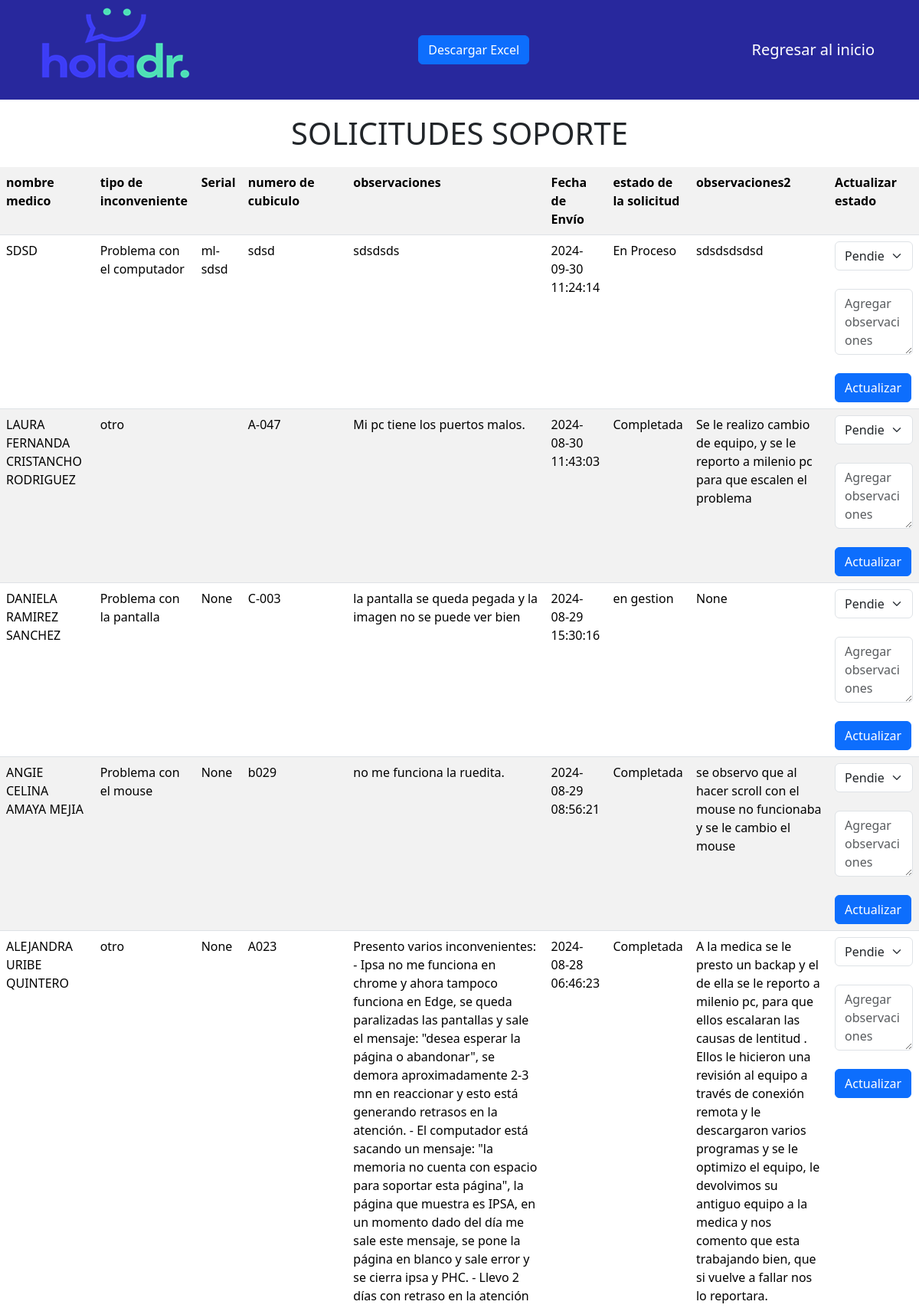
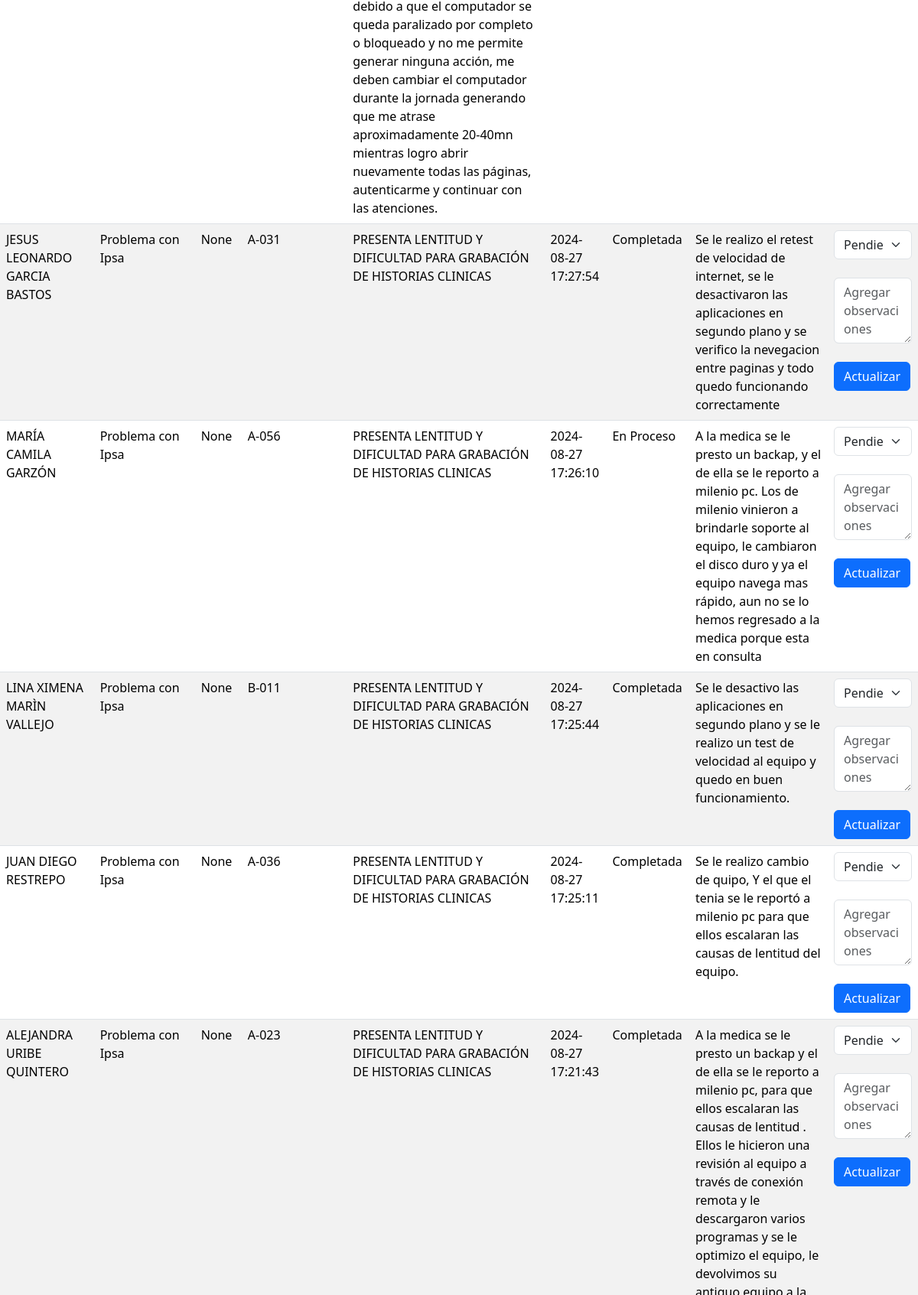
The app's page /estado_solicitud (upper part) with its own data (2 pictures, top to bottom).
### tables this page shows
CREATE TABLE "solicitar_soporte" (
	"nombres_completos"	TEXT,
	"tipo_de_inconveniente"	TEXT,
	"numero_cubiculo"	TEXT,
	"observaciones"	TEXT,
	"fecha_envio"	TEXT,
	"estado_de_solicitud"	TEXT,
	"observaciones2"	TEXT
, "serial"	TEXT);

### app.py (the view)
@app.route('/estado_solicitud')
def estado_solicitud1():
    conn = sqlite3.connect('registro.db')
    c = conn.cursor()
    c.execute("SELECT * FROM solicitar_soporte ORDER BY fecha_envio DESC")
    rows = c.fetchall()
    conn.close()
    return render_template('estado_solicitud.html', rows=rows)

### templates/estado_solicitud.html (shortened to what this page needs)
<!DOCTYPE html>
<html lang="es">
<head>
    <link href="https://cdn.jsdelivr.net/npm/bootstrap@5.3.3/dist/css/bootstrap.min.css" rel="stylesheet">
</head>
<body>
        <nav class="navbar navbar-expand-lg navbar-dark">
            <div class="container">
                <img src="/static/imagenes/logo2.png" alt="">
                <button class="btn btn-primary" onclick="window.location.href='/exportar_a_excel3'">Descargar Excel</button>
                <a class="navbar-brand" href="/admin" >Regresar al inicio</a>
            </div>
        </nav>
    <main>
        <h1>SOLICITUDES SOPORTE</h1>
        <table class="table table-striped">
            <tr>
                <th>nombre medico</th>
                <th>tipo de inconveniente</th>
                <th>Serial</th>
                <th>numero de cubiculo</th>
                <th>observaciones</th>
                <th>Fecha de Envío</th>
                <th>estado de la solicitud</th>
                <th>observaciones2</th>
                <th>Actualizar estado</th>
            </tr>
            {% for row in rows %}
            <tr>
                <td>{{ row[0] }}</td>
                <td>{{ row[1] }}</td>
                <td>{{ row[7] }}</td>
                <td>{{ row[2] }}</td>
                <td>{{ row[3] }}</td>
                <td>{{ row[4] }}</td>
                <td>{{ row[5] }}</td>
                <td>{{ row[6] }}</td>
                <td>
                    <form action="/actualizar_estado2/{{ row[4] }}" method="post">
                        <select name="estado_de_solicitud" class="form-select">
                            <option value="Pendiente">Pendiente</option>
                        </select>
                        <br>
                        <textarea name="observaciones2" class="form-control" rows="3" placeholder="Agregar observaciones"></textarea>
                        <br>
                        <button type="submit" class="btn btn-primary">Actualizar</button>
                    </form>
                </td>
            </tr>
            {% endfor %}
        </table><br><hr>
    </main>
</body>
</html>

### templates/estado_solicitud.html (style rules this page uses)
.navbar { background-color: #28289D !important; }
h1 { text-align: center; margin-top: 20px; margin-bottom: 20px; }
table { width: 100%; border-collapse: collapse; }
th, td { padding: 10px; text-align: left; }
th { background-color: #28289D; color: #FFFFFF; }
tbody tr:nth-child(even) { background-color: #f2f2f2; }

### records on screen
solicitar_soporte: nombres_completos "SDSD", tipo_de_inconveniente "Problema con el computador", serial "ml-sdsd", numero_cubiculo "sdsd", observaciones "sdsdsds", fecha_envio "2024-09-30 11:24:14", estado_de_solicitud "En Proceso", observaciones2 "sdsdsdsdsd"
solicitar_soporte: nombres_completos "LAURA FERNANDA CRISTANCHO RODRIGUEZ", tipo_de_inconveniente "otro", numero_cubiculo "A-047", observaciones "Mi pc tiene los puertos malos.", fecha_envio "2024-08-30 11:43:03", estado_de_solicitud "Completada", observaciones2 "Se le realizo cambio de equipo, y se le reporto a milenio pc para que escalen el problema"
solicitar_soporte: nombres_completos "DANIELA RAMIREZ SANCHEZ", tipo_de_inconveniente "Problema con la pantalla", row "None", numero_cubiculo "C-003", observaciones "la pantalla se queda pegada y la imagen no se puede ver bien", fecha_envio "2024-08-29 15:30:16", estado_de_solicitud "en gestion"
solicitar_soporte: nombres_completos "ANGIE CELINA AMAYA MEJIA", tipo_de_inconveniente "Problema con el mouse", row "None", numero_cubiculo "b029", observaciones "no me funciona la ruedita.", fecha_envio "2024-08-29 08:56:21", estado_de_solicitud "Completada", observaciones2 "se observo que al hacer scroll con el mouse no funcionaba y se le cambio el mouse"
solicitar_soporte: nombres_completos "ALEJANDRA URIBE QUINTERO", tipo_de_inconveniente "otro", row "None", numero_cubiculo "A023", observaciones "Presento varios inconvenientes: - Ipsa no me funciona en chrome y ahora tampoco funciona en Edge, se queda paralizadas las pantallas y sale el mensaje: \"desea esperar la página o abandonar\", se demora aproximadamente 2-3 mn en reaccionar y esto está generando retrasos en la atención. - El computador está sacando un mensaje: \"la memoria no cuenta con espacio para soportar esta página\", la página que muestra es IPSA, en un momento dado del día me sale este mensaje, se pone la página en blanco y sale error y se cierra ipsa y PHC. - Llevo 2 días con retraso en la atención debido a que el computador se queda paralizado por completo o bloqueado y no me permite generar ninguna acción, me deben…", fecha_envio "2024-08-28 06:46:23", estado_de_solicitud "Completada", observaciones2 "A la medica se le presto un backap y el de ella se le reporto a milenio pc, para que ellos escalaran las causas de lentitud . Ellos le hicieron una revisión al equipo a través de conexión remota y le descargaron varios programas y se le optimizo el equipo, le devolvimos su antiguo equipo a la medica y nos comento que esta trabajando bien, que si vuelve a fallar nos lo reportara."
solicitar_soporte: nombres_completos "JESUS LEONARDO GARCIA BASTOS", tipo_de_inconveniente "Problema con Ipsa", row "None", numero_cubiculo "A-031", observaciones "PRESENTA LENTITUD Y DIFICULTAD PARA GRABACIÓN DE HISTORIAS CLINICAS", fecha_envio "2024-08-27 17:27:54", estado_de_solicitud "Completada", observaciones2 "Se le realizo el retest de velocidad de internet, se le desactivaron las aplicaciones en segundo plano y se verifico la nevegacion entre paginas y todo quedo funcionando correctamente"
solicitar_soporte: nombres_completos "MARÍA CAMILA GARZÓN", tipo_de_inconveniente "Problema con Ipsa", row "None", numero_cubiculo "A-056", observaciones "PRESENTA LENTITUD Y DIFICULTAD PARA GRABACIÓN DE HISTORIAS CLINICAS", fecha_envio "2024-08-27 17:26:10", estado_de_solicitud "En Proceso", observaciones2 "A la medica se le presto un backap, y el de ella se le reporto a milenio pc. Los de milenio vinieron a brindarle soporte al equipo, le cambiaron el disco duro y ya el equipo navega mas rápido, aun no se lo hemos regresado a la medica porque esta en consulta"
solicitar_soporte: nombres_completos "LINA XIMENA MARÌN VALLEJO", tipo_de_inconveniente "Problema con Ipsa", row "None", numero_cubiculo "B-011", observaciones "PRESENTA LENTITUD Y DIFICULTAD PARA GRABACIÓN DE HISTORIAS CLINICAS", fecha_envio "2024-08-27 17:25:44", estado_de_solicitud "Completada", observaciones2 "Se le desactivo las aplicaciones en segundo plano y se le realizo un test de velocidad al equipo y quedo en buen funcionamiento."
solicitar_soporte: nombres_completos "JUAN DIEGO RESTREPO", tipo_de_inconveniente "Problema con Ipsa", row "None", numero_cubiculo "A-036", observaciones "PRESENTA LENTITUD Y DIFICULTAD PARA GRABACIÓN DE HISTORIAS CLINICAS", fecha_envio "2024-08-27 17:25:11", estado_de_solicitud "Completada", observaciones2 "Se le realizo cambio de quipo, Y el que el tenia se le reportó a milenio pc para que ellos escalaran las causas de lentitud del equipo."
solicitar_soporte: nombres_completos "ALEJANDRA URIBE QUINTERO", tipo_de_inconveniente "Problema con Ipsa", row "None", numero_cubiculo "A-023", observaciones "PRESENTA LENTITUD Y DIFICULTAD PARA GRABACIÓN DE HISTORIAS CLINICAS", fecha_envio "2024-08-27 17:21:43", estado_de_solicitud "Completada"
